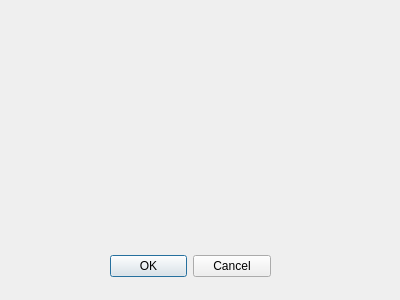
<?xml version="1.0" encoding="UTF-8"?>
<ui version="4.0">
 <class>PlaylistAdder</class>
 <widget class="QDialog" name="PlaylistAdder">
  <property name="geometry">
   <rect>
    <x>0</x>
    <y>0</y>
    <width>400</width>
    <height>300</height>
   </rect>
  </property>
  <property name="windowTitle">
   <string>Dialog</string>
  </property>
  <widget class="QDialogButtonBox" name="buttonBox">
   <property name="geometry">
    <rect>
     <x>110</x>
     <y>250</y>
     <width>161</width>
     <height>32</height>
    </rect>
   </property>
   <property name="orientation">
    <enum>Qt::Horizontal</enum>
   </property>
   <property name="standardButtons">
    <set>QDialogButtonBox::Cancel|QDialogButtonBox::Ok</set>
   </property>
  </widget>
 </widget>
 <resources/>
 <connections>
  <connection>
   <sender>buttonBox</sender>
   <signal>accepted()</signal>
   <receiver>PlaylistAdder</receiver>
   <slot>accept()</slot>
   <hints>
    <hint type="sourcelabel">
     <x>248</x>
     <y>254</y>
    </hint>
    <hint type="destinationlabel">
     <x>157</x>
     <y>274</y>
    </hint>
   </hints>
  </connection>
  <connection>
   <sender>buttonBox</sender>
   <signal>rejected()</signal>
   <receiver>PlaylistAdder</receiver>
   <slot>reject()</slot>
   <hints>
    <hint type="sourcelabel">
     <x>316</x>
     <y>260</y>
    </hint>
    <hint type="destinationlabel">
     <x>286</x>
     <y>274</y>
    </hint>
   </hints>
  </connection>
 </connections>
</ui>
